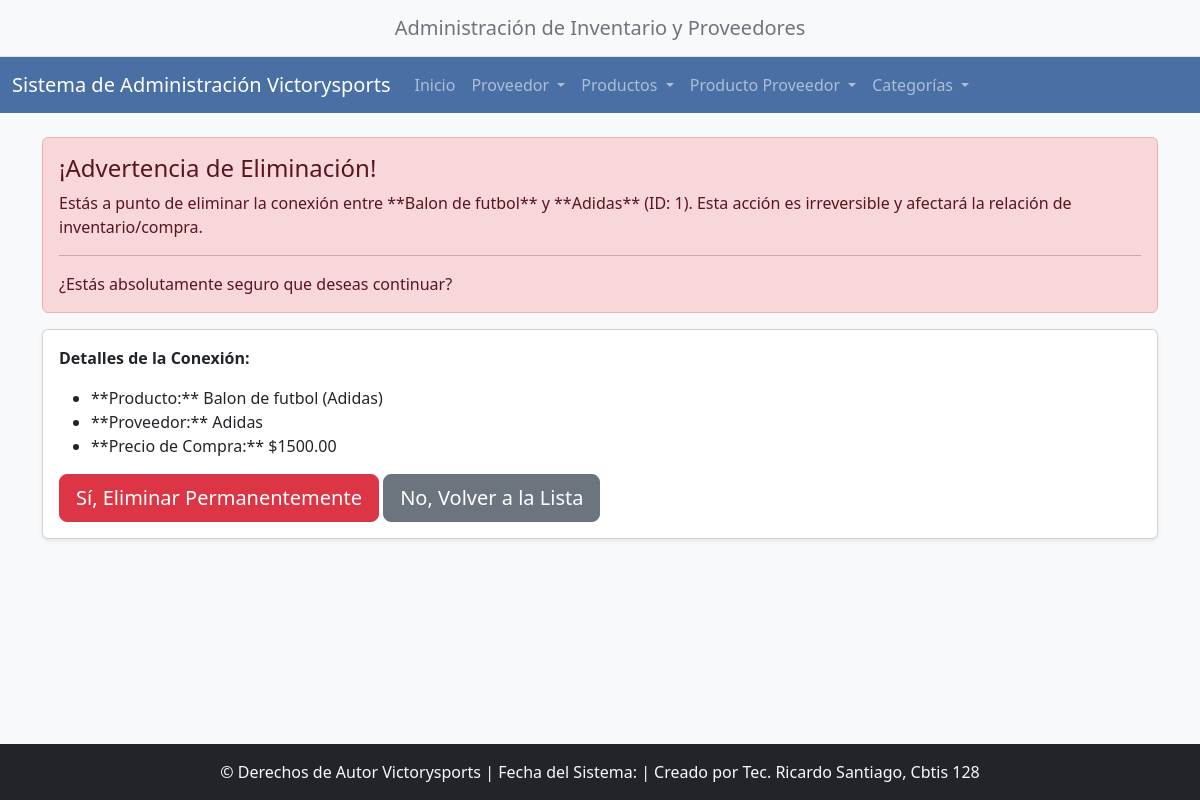
The app's page /conexiones/borrar/1/ with its own data.
### app_victorysports/models.py (models this page shows, shortened)
class ProductoProveedor(models.Model):
    producto = models.ForeignKey(Producto, on_delete=models.CASCADE,
                                 related_name='relaciones_proveedor')
    proveedor = models.ForeignKey(Proveedor, on_delete=models.CASCADE,
                                  related_name='relaciones_producto')
    precio_compra = models.DecimalField(max_digits=10, decimal_places=2)
    fecha_ultima_compra = models.DateField(null=True, blank=True)
    cantidad_comprada = models.IntegerField(default=1)
    referencia_pedido = models.CharField(max_length=50, blank=True, null=True)
    es_proveedor_activo = models.BooleanField(default=True)
    class Meta:
        unique_together = (('producto', 'proveedor'),)
        verbose_name = "Producto por Proveedor"
        verbose_name_plural = "Productos por Proveedores"

class Producto(models.Model):
    id_producto = models.AutoField(primary_key=True)
    nombre = models.CharField(max_length=255)
    precio_unitario = models.DecimalField(max_digits=10, decimal_places=2)
    stock = models.IntegerField(default=0)
    marca = models.CharField(max_length=100)
    img_url = models.URLField(max_length=255, blank=True, null=True)
    categoria = models.CharField(max_length=50)
    color = models.CharField(max_length=50)
    class Meta:
        verbose_name = "Producto"
        verbose_name_plural = "Productos"

class Proveedor(models.Model):
    id_proveedor = models.AutoField(primary_key=True)
    nombre_empresa = models.CharField(max_length=150, unique=True)
    telefono_empresa = models.CharField(max_length=15)
    email_empresa = models.EmailField(max_length=100)
    pais_origen = models.CharField(max_length=50)
    contacto_principal = models.CharField(max_length=100)
    fecha_registro = models.DateField(auto_now_add=True)
    direccion = models.TextField()
    class Meta:
        verbose_name = "Proveedor"
        verbose_name_plural = "Proveedores"

### app_victorysports/views.py (the view)
# urls.py: path('conexiones/borrar/<int:pk>/', views.borrar_conexion, name='borrar_conexion'),
def borrar_conexion(request, pk):
    conexion = get_object_or_404(ProductoProveedor, pk=pk)
    if request.method == 'POST':
        conexion.delete()
        return redirect(reverse('ver_conexion'))
    context = {'conexion': conexion}
    return render(request, 'producto_proveedor/borrar_conexion.html', context)

### app_victorysports/templates/producto_proveedor/borrar_conexion.html (shortened to what this page needs)
{% extends "base.html" %}
{% block content %}
<div class="alert alert-danger" role="alert">
    <h4 class="alert-heading">¡Advertencia de Eliminación!</h4>
    <p>Estás a punto de eliminar la conexión entre **{{ conexion.producto.nombre }}** y **{{ conexion.proveedor.nombre_empresa }}** (ID: {{ conexion.pk }}). Esta acción es irreversible y afectará la relación de inventario/compra.</p>
    <hr>
    <p class="mb-0">¿Estás absolutamente seguro que deseas continuar?</p>
</div>
<div class="card shadow-sm">
    <div class="card-body">
        <p><strong>Detalles de la Conexión:</strong></p>
        <ul>
            <li>**Producto:** {{ conexion.producto.nombre }} ({{ conexion.producto.marca }})</li>
            <li>**Proveedor:** {{ conexion.proveedor.nombre_empresa }}</li>
            <li>**Precio de Compra:** ${{ conexion.precio_compra }}</li>
        </ul>
        <form method="POST" action="{% url 'borrar_conexion' pk=conexion.pk %}">
            <button type="submit" class="btn btn-danger btn-lg">Sí, Eliminar Permanentemente</button>
            <a href="{% url 'ver_conexion' %}" class="btn btn-secondary btn-lg">No, Volver a la Lista</a>
        </form>
    </div>
</div>
{% endblock content %}

### app_victorysports/templates/base.html (style rules this page uses)
body { background-color: #f8f9fa; }
html { position: relative; min-height: 100%; }
body { margin-bottom: 70px; }

### records on screen
ProductoProveedor: producto.nombre "Balon de futbol", proveedor.nombre_empresa "Adidas", pk "1", producto.marca "Adidas", precio_compra "1500.00"
